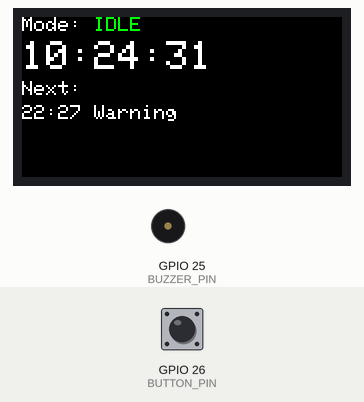
Bench run of a sketch on a simulated ESP32. Parts: 160×80 colour display, buzzer (waves = sounding, pin HIGH). Inputs (shaded band) come from the test bench; at power-on: GPIO 26 (BUTTON_PIN) HIGH. The local clock reads 2024-03-15 10:24:30 at power-on unless the sketch sets it; what the sketch prints to the serial monitor is not drawn.

Above: at 1.8 s.
1.9 s: GPIO 26 (BUTTON_PIN) pulled LOW for 0.15 s
At 3.1 s:
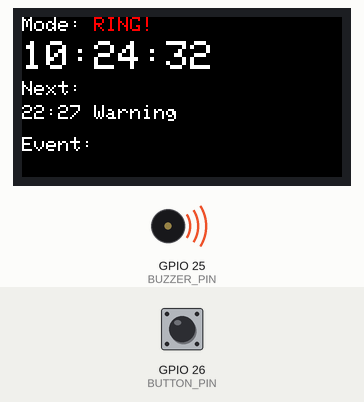
5.0 s: GPIO 26 (BUTTON_PIN) pulled LOW for 1 s
At 7.4 s:
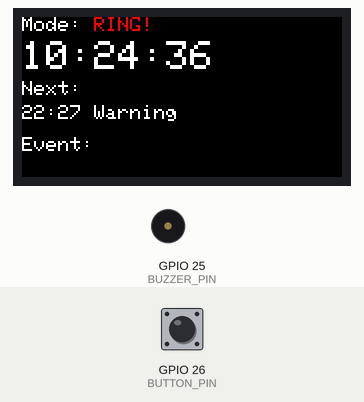
9.0 s: GPIO 26 (BUTTON_PIN) pulled LOW for 0.15 s
At 11.41 s:
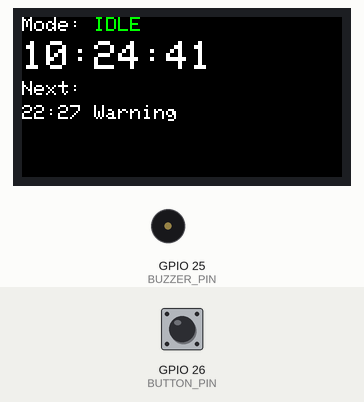
11.6 s: GPIO 26 (BUTTON_PIN) pulled LOW for 3.2 s
At 12.7 s:
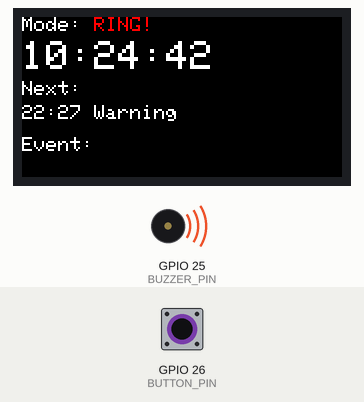
16.3 s: GPIO 26 (BUTTON_PIN) pulsed LOW 2 times (0.12 s each, 0.3 s apart)
At 16.82 s:
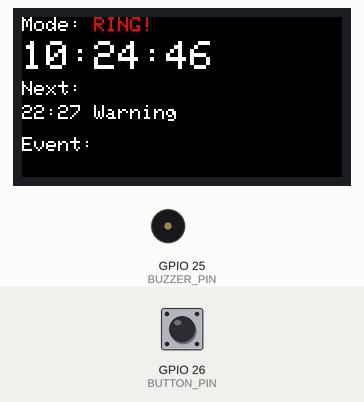
Timing chart, 0 to 19.3 s (numbered marks = the images above; inputs shaded):
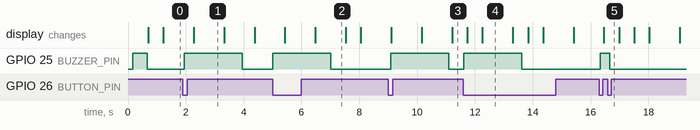

The sketch:

sketch_apr13a.ino
```cpp
#include <Wire.h>
#include <RTClib.h>
#include <SPI.h>
#include <Adafruit_GFX.h>
#include <Adafruit_ST7735.h>

// 0.9" ST7735 160x80 Display pins
#define TFT_CS    5
#define TFT_RST   16
#define TFT_DC    17
#define TFT_MOSI  23
#define TFT_SCLK  18

// Initialize for 0.9" 160x80 display
Adafruit_ST7735 tft = Adafruit_ST7735(TFT_CS, TFT_DC, TFT_RST);

// Pin definitions
#define BUZZER_PIN 25
#define BUTTON_PIN 26

// RTC object
RTC_DS3231 rtc;

// Bell schedule structure
struct BellEvent {
  uint8_t hour;
  uint8_t minute;
  const char* name;
  bool longRing;
};

// School schedule (CUSTOMIZE THIS)
BellEvent schedule[] = {
  {22, 27,  "Warning", false},
  {22, 30,  "Start",    false},
  {22, 32, "Recess",   true},
  {22, 34,"End Rc",   false},
  {22, 36, "Lunch",    true},
  {22, 38, "End Ln",   false},
  {22, 40, "Closing",  true}
};

const int scheduleSize = sizeof(schedule) / sizeof(schedule[0]);

// System state
enum SystemMode {
  MODE_IDLE,
  MODE_RINGING,
  MODE_MANUAL_OVERRIDE
};

SystemMode currentMode = MODE_IDLE;
int lastRungIndex = -1;
unsigned long ringStartTime = 0;
unsigned long ringDuration = 0;
unsigned long lastDisplayUpdate = 0;
bool buttonPressed = false;
unsigned long lastButtonDebounce = 0;
const unsigned long debounceDelay = 50;

int currentHour = 0, currentMinute = 0, currentSecond = 0;

// Function prototypes
void updateDisplay();
void ringBell(bool longRing);
void stopBell();
void checkSchedule();
int findNextBellIndex(int hour, int minute);
void readRTC();
void checkButton();

void setup() {
  Serial.begin(115200);
  Serial.println("Automated Bell System Starting...");

  // Initialize pins
  pinMode(BUZZER_PIN, OUTPUT);
  pinMode(BUTTON_PIN, INPUT_PULLUP);
  digitalWrite(BUZZER_PIN, LOW);

  // Initialize ST7735 0.9" 160x80 display
  Serial.println("Initializing ST7735 0.9\"...");
  tft.initR(INITR_MINI160x80);  // Important! This is for 0.9" 160x80 display

  tft.fillScreen(ST77XX_BLACK);
  tft.setRotation(1);  // Adjust as needed (0-3)
  tft.setTextSize(1);
  tft.setTextColor(ST77XX_WHITE, ST77XX_BLACK);

  tft.setCursor(0, 0);
  tft.println("Bell System");
  tft.println("Starting...");

  // Initialize RTC
  if (!rtc.begin()) {
    Serial.println("RTC ERROR!");
    tft.fillScreen(ST77XX_BLACK);
    tft.setCursor(0, 0);
    tft.setTextColor(ST77XX_RED, ST77XX_BLACK);
    tft.println("RTC ERROR!");
    tft.println("Check wiring");
    for(;;);
  }

  if (rtc.lostPower()) {
    Serial.println("Setting RTC time");
    rtc.adjust(DateTime(F(__DATE__), F(__TIME__)));
    tft.setCursor(0, 40);
    tft.println("Time Set");
    delay(2000);
  }

  // Test buzzer
  Serial.println("Testing buzzer...");
  digitalWrite(BUZZER_PIN, HIGH);
  delay(500);
  digitalWrite(BUZZER_PIN, LOW);

  tft.fillScreen(ST77XX_BLACK);
  Serial.println("System Ready!");
}

void loop() {
  readRTC();
  checkButton();
  checkSchedule();
  updateDisplay();

  if (currentMode == MODE_RINGING) {
    if (millis() - ringStartTime >= ringDuration) {
      stopBell();
    }
  }

  delay(100);
}

void readRTC() {
  DateTime now = rtc.now();
  currentHour = now.hour();
  currentMinute = now.minute();
  currentSecond = now.second();
}

void checkSchedule() {
  if (currentMode != MODE_IDLE) return;

  for (int i = 0; i < scheduleSize; i++) {
    if (currentHour == schedule[i].hour &&
        currentMinute == schedule[i].minute &&
        currentSecond < 3) {

      if (lastRungIndex != i) {
        Serial.print("Trigger: ");
        Serial.println(schedule[i].name);
        ringBell(schedule[i].longRing);
        lastRungIndex = i;
        break;
      }
    }
  }

  static int lastMinute = -1;
  if (currentMinute != lastMinute) {
    lastMinute = currentMinute;
    if (currentSecond > 10) {
      lastRungIndex = -1;
    }
  }
}

void ringBell(bool longRing) {
  currentMode = MODE_RINGING;
  ringStartTime = millis();
  ringDuration = longRing ? 12000 : 2000;
  digitalWrite(BUZZER_PIN, HIGH);
  Serial.println("🔔 BELL RINGING!");
}

void stopBell() {
  digitalWrite(BUZZER_PIN, LOW);
  currentMode = MODE_IDLE;
  Serial.println("Bell stopped");
}

void checkButton() {
  if ((millis() - lastButtonDebounce) > debounceDelay) {
    bool buttonState = digitalRead(BUTTON_PIN);

    if (buttonState == LOW && !buttonPressed) {
      buttonPressed = true;
      lastButtonDebounce = millis();
      Serial.println("Button pressed!");

      if (currentMode == MODE_IDLE) {
        currentMode = MODE_MANUAL_OVERRIDE;
        ringBell(false);
      } else if (currentMode == MODE_RINGING) {
        stopBell();
      }
    }
    else if (buttonState == HIGH && buttonPressed) {
      buttonPressed = false;
      lastButtonDebounce = millis();
      if (currentMode == MODE_MANUAL_OVERRIDE) {
        stopBell();
      }
    }
  }
}

int findNextBellIndex(int hour, int minute) {
  int currentTotal = hour * 60 + minute;
  int nextIndex = -1;
  int smallestDiff = 24 * 60;

  for (int i = 0; i < scheduleSize; i++) {
    int eventTotal = schedule[i].hour * 60 + schedule[i].minute;
    int diff = eventTotal - currentTotal;

    if (diff > 0 && diff < smallestDiff) {
      smallestDiff = diff;
      nextIndex = i;
    }
  }

  if (nextIndex == -1 && scheduleSize > 0) {
    nextIndex = 0;
  }

  return nextIndex;
}

void updateDisplay() {
  if (millis() - lastDisplayUpdate < 500) return;
  lastDisplayUpdate = millis();

  tft.fillScreen(ST77XX_BLACK);

  // === ROW 1: Mode (Y = 0) ===
  tft.setCursor(0, 0);
  tft.setTextSize(1);
  tft.print("Mode:");

  switch(currentMode) {
    case MODE_IDLE:
      tft.setTextColor(ST77XX_GREEN, ST77XX_BLACK);
      tft.print(" IDLE");
      break;
    case MODE_RINGING:
      tft.setTextColor(ST77XX_RED, ST77XX_BLACK);
      tft.print(" RING!");
      break;
    case MODE_MANUAL_OVERRIDE:
      tft.setTextColor(ST77XX_YELLOW, ST77XX_BLACK);
      tft.print(" MANUAL");
      break;
  }
  tft.setTextColor(ST77XX_WHITE, ST77XX_BLACK);

  // === ROW 2: Time (Y = 12) - Large font ===
  tft.setTextSize(2);
  tft.setCursor(0, 12);
  if (currentHour < 10) tft.print("0");
  tft.print(currentHour);
  tft.print(":");
  if (currentMinute < 10) tft.print("0");
  tft.print(currentMinute);
  tft.print(":");
  if (currentSecond < 10) tft.print("0");
  tft.print(currentSecond);

  // === ROW 3: Next Bell Label (Y = 32) ===
  tft.setTextSize(1);
  tft.setCursor(0, 32);
  tft.print("Next:");

  // === ROW 4: Next Bell Time & Event (Y = 44) ===
  int nextIndex = findNextBellIndex(currentHour, currentMinute);
  if (nextIndex != -1) {
    tft.setCursor(0, 44);
    if (schedule[nextIndex].hour < 10) tft.print("0");
    tft.print(schedule[nextIndex].hour);
    tft.print(":");
    if (schedule[nextIndex].minute < 10) tft.print("0");
    tft.print(schedule[nextIndex].minute);
    tft.print(" ");
    tft.println(schedule[nextIndex].name);
  } else {
    tft.setCursor(0, 44);
    tft.print("None");
  }

  // === ROW 5: Current Event if ringing (Y = 60) ===
  if (currentMode == MODE_RINGING) {
    tft.setCursor(0, 60);
    tft.print("Event:");
    for (int i = 0; i < scheduleSize; i++) {
      if (currentHour == schedule[i].hour && currentMinute == schedule[i].minute) {
        tft.print(schedule[i].name);
        break;
      }
    }
  }
}
```

Measured:
- after the input at 1.9 s, GPIO 25 (BUZZER_PIN): LOW → HIGH after 0.05 s, → LOW 2.0 s later; the display: changes after 0.38 s (image 1)
- after the input at 5.0 s, GPIO 25 (BUZZER_PIN): LOW → HIGH at once, → LOW 2.0 s later; the display: first changes after 0.43 s (image 2 shows a later state)
- after the input at 9.0 s, GPIO 25 (BUZZER_PIN): LOW → HIGH after 0.09 s, → LOW 2.0 s later; the display: first changes after 0.11 s (image 3 shows a later state)
- after the input at 11.6 s, GPIO 25 (BUZZER_PIN): LOW → HIGH at once, → LOW 2.0 s later; the display: first changes after 0.14 s (image 4 shows a later state)
- after the input at 16.3 s, GPIO 25 (BUZZER_PIN): LOW → HIGH at once, → LOW 0.32 s later; the display: changes after 0.16 s (image 5)
- what the display in image 1 shows lasts 1.0 s, from 2.3 s to 3.3 s
